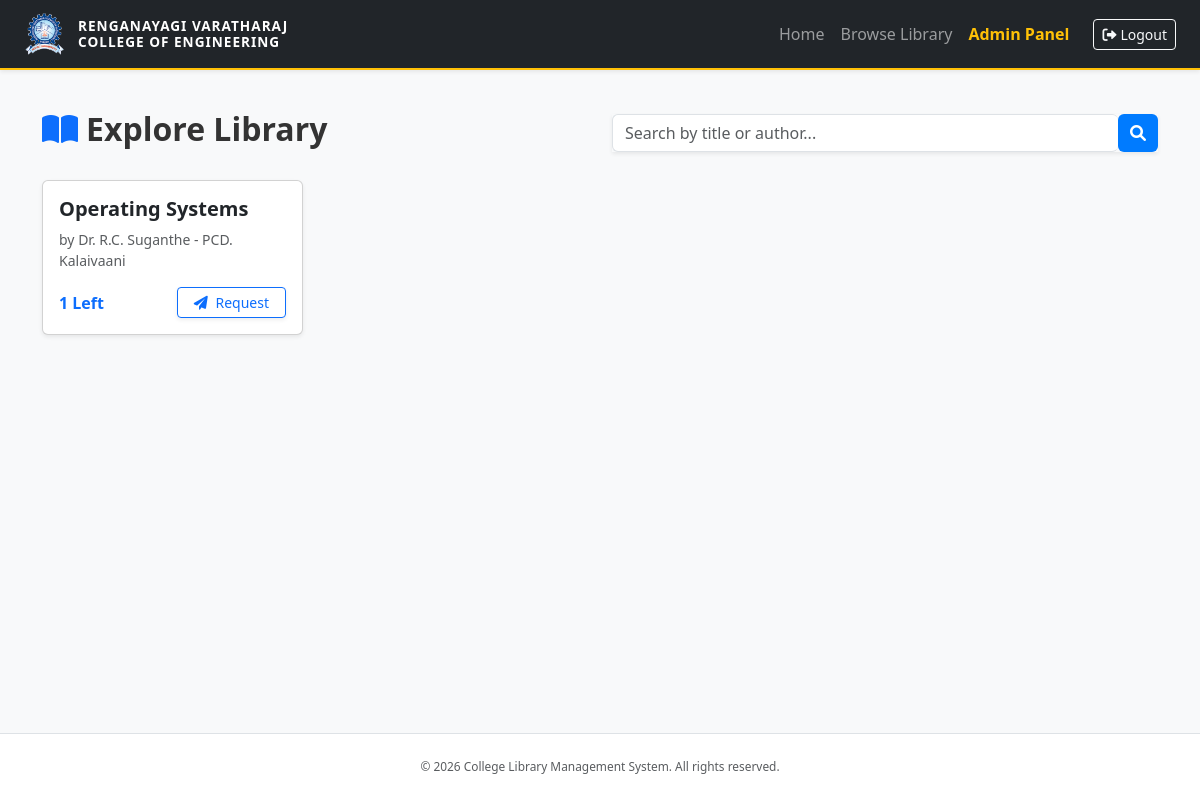
Page /browse_books (signed in) on the committed database.
### controller/models.py (models this page shows)
class Book(db.Model):
    id = db.Column(db.Integer, primary_key=True)
    title = db.Column(db.String(200), nullable=False)
    author = db.Column(db.String(100), nullable=False)
    isbn = db.Column(db.String(20), unique=True, nullable=False)
    copies = db.Column(db.Integer, default=1)
    date_added = db.Column(db.DateTime, default=get_ist)

### app.py (the view)
@app.route('/browse_books')
def browse_books():
    search_query = request.args.get('search', '')
    if search_query:
        books = Book.query.filter(Book.title.contains(search_query) | Book.author.contains(search_query)).all()
    else:
        books = Book.query.all()
    return render_template('browse_books.html', books=books)

### app.py (called while the page is built)
@login_manager.user_loader
def load_user(user_id):
    return db.session.get(User, int(user_id))

### templates/browse_books.html (shortened to what this page needs)
{% extends "base.html" %}
{% block content %}
<div class="container py-4">
    <div class="row mb-4 align-items-center">
        <div class="col-md-6">
            <h2 class="fw-bold"><i class="fas fa-book-open me-2 text-primary"></i>Explore Library</h2>
        </div>
        <div class="col-md-6">
            <form action="{{ url_for('browse_books') }}" method="GET" class="d-flex shadow-sm">
                <input type="text" name="search" class="form-control border-end-0 rounded-start" placeholder="Search by title or author...">
                <button type="submit" class="btn btn-primary rounded-end">
                    <i class="fas fa-search"></i>
                </button>
            </form>
        </div>
    </div>
    <div class="row g-4">
    {% for book in books %}
    <div class="col-md-3">
        <div class="card h-100 shadow-sm">
            <div class="card-body d-flex flex-column">
                <h5 class="fw-bold">{{ book.title }}</h5>
                <p class="text-muted small">by {{ book.author }}</p>
                <div class="mt-auto d-flex justify-content-between align-items-center">
                    <span class="fw-bold text-primary">{{ book.copies }} Left</span>
                    {% if book.copies > 0 %}
                        <form action="{{ url_for('request_book', book_id=book.id) }}" method="POST" class="d-inline">
                            <button type="submit" class="btn btn-sm btn-outline-primary px-3 shadow-sm">
                                <i class="fas fa-paper-plane me-1"></i> Request
                            </button>
                        </form>
                    {% else %}
                        <button class="btn btn-sm btn-secondary px-3" disabled>Out of Stock</button>
                    {% endif %}
                </div>
            </div>
        </div>
    </div>
    {% endfor %}
</div>
</div>
{% endblock %}

### static/css/style.css (style rules this page uses)
:root { --college-logo: url('/static/images/logo1.PNG'); --hero-bg: url('/static/images/DJI_0319.JPG'); }
body { font-family: 'Segoe UI', Tahoma, Geneva, Verdana, sans-serif; background-color: #f8f9fa; color: #333; }
.btn-primary { background-color: #007bff; border: none; transition: transform 0.2s ease; }

### rows in the picture
Book: title "Operating Systems", author "Dr. R.C. Suganthe - PCD. Kalaivaani", copies "1"
